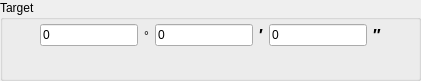
   <widget class="QGroupBox" name="groupBox_16">
    <property name="geometry">
     <rect>
      <x>30</x>
      <y>350</y>
      <width>421</width>
      <height>81</height>
     </rect>
    </property>
    <property name="title">
     <string>Target</string>
    </property>
    <widget class="QWidget" name="horizontalLayoutWidget_4">
     <property name="geometry">
      <rect>
       <x>40</x>
       <y>20</y>
       <width>341</width>
       <height>31</height>
      </rect>
     </property>
     <layout class="QHBoxLayout" name="horizontalLayout_6">
      <item>
       <widget class="QLineEdit" name="lineEdit_dero_targetD">
        <property name="text">
         <string>0</string>
        </property>
       </widget>
      </item>
      <item>
       <widget class="QLabel" name="label_10">
        <property name="text">
         <string>°</string>
        </property>
       </widget>
      </item>
      <item>
       <widget class="QLineEdit" name="lineEdit_dero_targetM">
        <property name="text">
         <string>0</string>
        </property>
       </widget>
      </item>
      <item>
       <widget class="QLabel" name="label_12">
        <property name="text">
         <string>&lt;!DOCTYPE HTML PUBLIC &quot;-//W3C//DTD HTML 4.0//EN&quot; &quot;http://www.w3.org/TR/REC-html40/strict.dtd&quot;&gt;
&lt;html&gt;&lt;head&gt;&lt;meta name=&quot;qrichtext&quot; content=&quot;1&quot; /&gt;&lt;style type=&quot;text/css&quot;&gt;
p, li { white-space: pre-wrap; }
&lt;/style&gt;&lt;/head&gt;&lt;body style=&quot; font-family:'Sans'; font-size:10pt; font-weight:400; font-style:normal;&quot;&gt;
&lt;p style=&quot; margin-top:0px; margin-bottom:0px; margin-left:0px; margin-right:0px; -qt-block-indent:0; text-indent:0px;&quot;&gt;&lt;span style=&quot; font-size:12pt; font-weight:600;&quot;&gt;′&lt;/span&gt;&lt;/p&gt;&lt;/body&gt;&lt;/html&gt;</string>
        </property>
       </widget>
      </item>
      <item>
       <widget class="QLineEdit" name="lineEdit_dero_targetS">
        <property name="text">
         <string>0</string>
        </property>
       </widget>
      </item>
      <item>
       <widget class="QLabel" name="label_9">
        <property name="text">
         <string>&lt;!DOCTYPE HTML PUBLIC &quot;-//W3C//DTD HTML 4.0//EN&quot; &quot;http://www.w3.org/TR/REC-html40/strict.dtd&quot;&gt;
&lt;html&gt;&lt;head&gt;&lt;meta name=&quot;qrichtext&quot; content=&quot;1&quot; /&gt;&lt;style type=&quot;text/css&quot;&gt;
p, li { white-space: pre-wrap; }
&lt;/style&gt;&lt;/head&gt;&lt;body style=&quot; font-family:'Sans'; font-size:10pt; font-weight:400; font-style:normal;&quot;&gt;
&lt;p style=&quot; margin-top:0px; margin-bottom:0px; margin-left:0px; margin-right:0px; -qt-block-indent:0; text-indent:0px;&quot;&gt;&lt;span style=&quot; font-size:12pt; font-weight:600;&quot;&gt;″&lt;/span&gt;&lt;/p&gt;&lt;/body&gt;&lt;/html&gt;</string>
        </property>
       </widget>
      </item>
     </layout>
    </widget>
   </widget>
